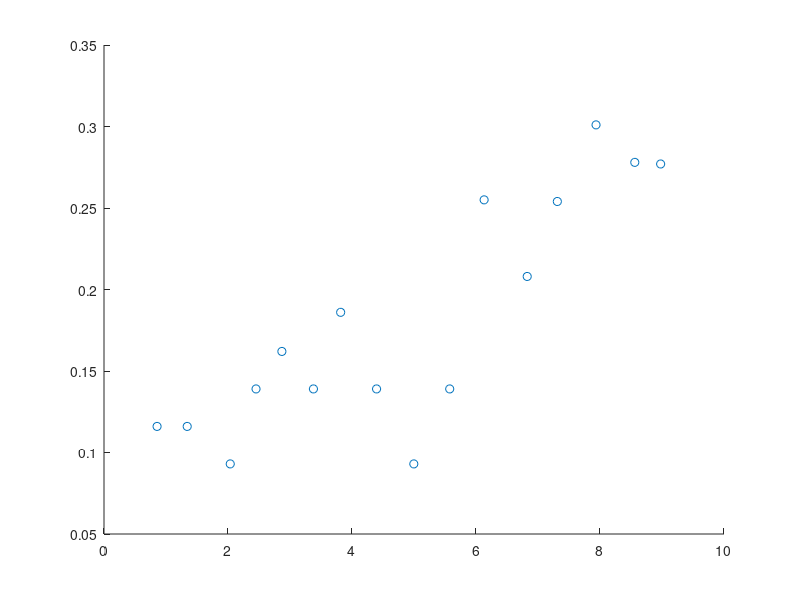

MATLAB code for this plot: (Note: this script raises an error after producing the figure.)
clc;
clear;
close all;

data = ...
[0.856, 0.972;
 1.342, 1.458;
 2.036, 2.129;
 2.452, 2.591;
 2.869, 3.031;
 3.378, 3.517;
 3.817, 4.003;
 4.396, 4.535;
 4.997, 5.090;
 5.576, 5.715;
 6.131, 6.386;
 6.826, 7.034;
 7.312, 7.566;
 7.936, 8.237;
 8.561, 8.839;
 8.978, 9.255;];

x = data(:, 1);
y = data(:, 2) - data(:, 1);
% y = medfilt1(y, 3);
figure;
scatter(x, y); hold on;
[fitresult, ~] = cruvFit(x, y, "poly1");
plot(x, fitresult(x));

save dinoThickCompensate.mat fitresult